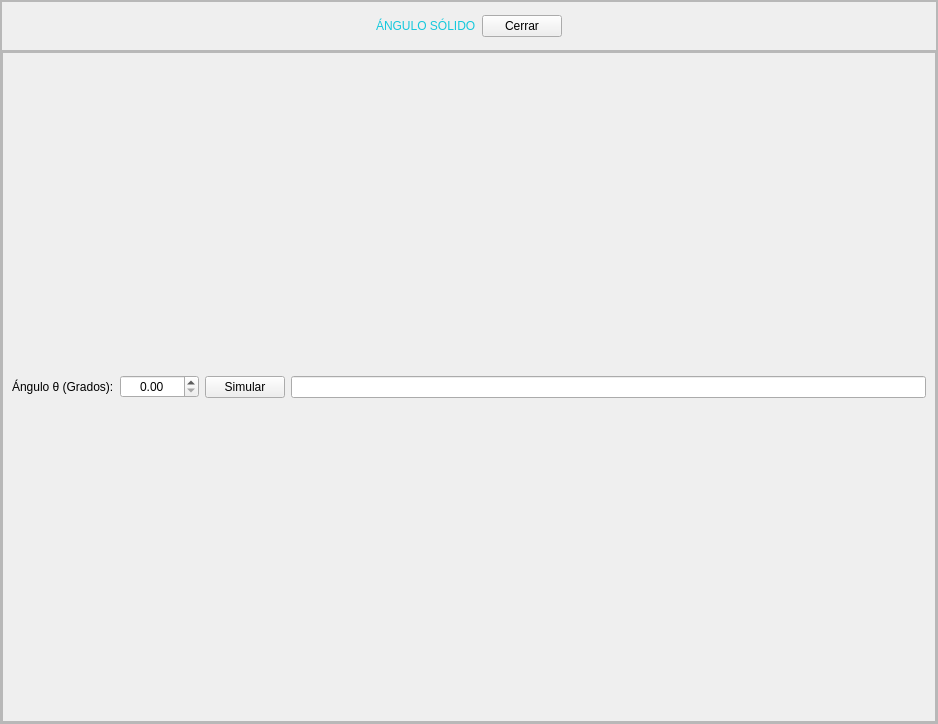
<?xml version="1.0" encoding="UTF-8"?>
<ui version="4.0">
 <class>MainWindow</class>
 <widget class="QMainWindow" name="MainWindow">
  <property name="geometry">
   <rect>
    <x>0</x>
    <y>0</y>
    <width>938</width>
    <height>724</height>
   </rect>
  </property>
  <property name="windowTitle">
   <string>MainWindow</string>
  </property>
  <widget class="QWidget" name="centralwidget">
   <layout class="QVBoxLayout" name="verticalLayout">
    <property name="spacing">
     <number>0</number>
    </property>
    <property name="leftMargin">
     <number>0</number>
    </property>
    <property name="topMargin">
     <number>0</number>
    </property>
    <property name="rightMargin">
     <number>0</number>
    </property>
    <property name="bottomMargin">
     <number>0</number>
    </property>
    <item>
     <widget class="QFrame" name="frame">
      <property name="frameShape">
       <enum>QFrame::StyledPanel</enum>
      </property>
      <property name="frameShadow">
       <enum>QFrame::Raised</enum>
      </property>
      <layout class="QVBoxLayout" name="verticalLayout_2" stretch="1,8">
       <property name="spacing">
        <number>0</number>
       </property>
       <property name="leftMargin">
        <number>0</number>
       </property>
       <property name="topMargin">
        <number>0</number>
       </property>
       <property name="rightMargin">
        <number>0</number>
       </property>
       <property name="bottomMargin">
        <number>0</number>
       </property>
       <item>
        <widget class="QFrame" name="frame_2">
         <property name="maximumSize">
          <size>
           <width>16777215</width>
           <height>50</height>
          </size>
         </property>
         <property name="styleSheet">
          <string notr="true">QLabel{
font: 87 12pt &quot;Arial Black&quot;;
color: rgb(20, 200,220);
}

QPushButton{
	font: 10pt &quot;MS Shell Dlg 2&quot;;
}</string>
         </property>
         <property name="frameShape">
          <enum>QFrame::StyledPanel</enum>
         </property>
         <property name="frameShadow">
          <enum>QFrame::Raised</enum>
         </property>
         <layout class="QHBoxLayout" name="horizontalLayout">
          <item>
           <spacer name="horizontalSpacer">
            <property name="orientation">
             <enum>Qt::Horizontal</enum>
            </property>
            <property name="sizeHint" stdset="0">
             <size>
              <width>322</width>
              <height>20</height>
             </size>
            </property>
           </spacer>
          </item>
          <item>
           <widget class="QLabel" name="label">
            <property name="text">
             <string>ÁNGULO SÓLIDO</string>
            </property>
           </widget>
          </item>
          <item>
           <widget class="QPushButton" name="button_cerrar">
            <property name="text">
             <string>Cerrar</string>
            </property>
           </widget>
          </item>
          <item>
           <spacer name="horizontalSpacer_2">
            <property name="orientation">
             <enum>Qt::Horizontal</enum>
            </property>
            <property name="sizeHint" stdset="0">
             <size>
              <width>321</width>
              <height>20</height>
             </size>
            </property>
           </spacer>
          </item>
         </layout>
        </widget>
       </item>
       <item>
        <widget class="QFrame" name="frame_3">
         <property name="frameShape">
          <enum>QFrame::StyledPanel</enum>
         </property>
         <property name="frameShadow">
          <enum>QFrame::Raised</enum>
         </property>
         <layout class="QVBoxLayout" name="verticalLayout_4" stretch="1,8">
          <property name="spacing">
           <number>0</number>
          </property>
          <property name="leftMargin">
           <number>0</number>
          </property>
          <property name="topMargin">
           <number>0</number>
          </property>
          <property name="rightMargin">
           <number>0</number>
          </property>
          <property name="bottomMargin">
           <number>0</number>
          </property>
          <item>
           <widget class="QFrame" name="frame_4">
            <property name="styleSheet">
             <string notr="true">font: 10pt &quot;MS Shell Dlg 2&quot;;</string>
            </property>
            <property name="frameShape">
             <enum>QFrame::StyledPanel</enum>
            </property>
            <property name="frameShadow">
             <enum>QFrame::Raised</enum>
            </property>
            <layout class="QHBoxLayout" name="horizontalLayout_2" stretch="1,1,1,8">
             <item>
              <widget class="QLabel" name="label_2">
               <property name="text">
                <string>Ángulo θ (Grados):</string>
               </property>
              </widget>
             </item>
             <item>
              <widget class="QDoubleSpinBox" name="sBox_thetha">
               <property name="alignment">
                <set>Qt::AlignCenter</set>
               </property>
               <property name="maximum">
                <double>180.000000000000000</double>
               </property>
              </widget>
             </item>
             <item>
              <widget class="QPushButton" name="button_simular">
               <property name="text">
                <string>Simular</string>
               </property>
              </widget>
             </item>
             <item>
              <widget class="QLineEdit" name="line_fraction">
               <property name="alignment">
                <set>Qt::AlignCenter</set>
               </property>
               <property name="readOnly">
                <bool>true</bool>
               </property>
              </widget>
             </item>
            </layout>
           </widget>
          </item>
          <item>
           <layout class="QVBoxLayout" name="graf_ang_solid"/>
          </item>
         </layout>
        </widget>
       </item>
      </layout>
     </widget>
    </item>
   </layout>
  </widget>
 </widget>
 <resources/>
 <connections/>
</ui>
